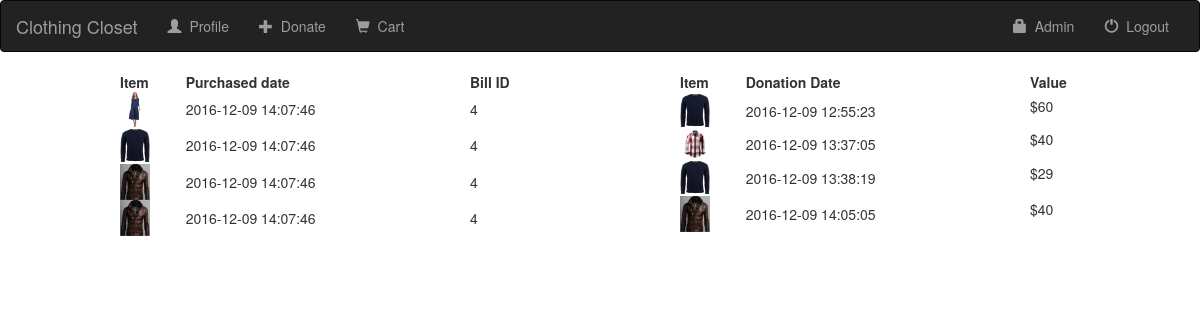
/profile.php (signed in), run on the app's committed database.
### tables this page shows
CREATE TABLE `purchase_history` (
  `billid` int(20) NOT NULL,
  `purchaseDate` timestamp NOT NULL DEFAULT CURRENT_TIMESTAMP,
  `itemid` int(20) NOT NULL,
  `personid` int(20) NOT NULL
);

CREATE TABLE `donation_history` (
  `personid` int(20) NOT NULL,
  `itemid` int(20) NOT NULL,
  `donationdate` timestamp NOT NULL DEFAULT CURRENT_TIMESTAMP,
  `valuedAt` double DEFAULT NULL
);

CREATE TABLE `item` (
  `id` int(20) NOT NULL,
  `item_type` varchar(30) NOT NULL,
  `color` varchar(10) NOT NULL,
  `size` varchar(20) NOT NULL,
  `brand` varchar(30) NOT NULL,
  `cond` varchar(20) NOT NULL,
  `category` varchar(10) NOT NULL,
  `item_value` double NOT NULL,
  `description` varchar(90) NOT NULL,
  `dateOfAcquiring` timestamp NOT NULL DEFAULT CURRENT_TIMESTAMP,
  `price` double DEFAULT NULL,
  `posteddate` date DEFAULT NULL,
  `status` tinyint(1) NOT NULL DEFAULT '0',
  `reduction` tinyint(1) NOT NULL DEFAULT '0',
  `sold` tinyint(1) DEFAULT '0'
);

### profile.php (the view, shortened to what this page needs)
<!DOCTYPE html>
<html>
<head>
<?php
  include 'header.php';
  ?>
</head>
<body>
      <?php
      include 'navbar.php'; ?>
      <table border="0" width="400px" style="float: left; margin-left: 10%">
        <thead>
          <tr>
            <th>Item</th>
            <th>Purchased date</th>
            <th>Bill ID</th>
          </tr>
        </thead>
      <tbody>
        <?php
        require 'util/connect.php';
        $person_id=$_SESSION ['user'];
        $sql="select itemid,purchaseDate,billid from purchase_history where personid='$person_id'";
        $result = $con->query ( $sql ) or die ( $con->connect_error );
        $count = $result->num_rows;
          If ($count > 0) {
            while ($row = $result->fetch_array ()) {
        ?>
        <tr>
          <?php
             $x=$row['purchaseDate'];
             $bill_id=$row['billid'];
             $itemid=$row['itemid'];
           ?>
             <td>
               <img src="uploads/<?php echo $itemid;?>.jpg" class="img-responsive" width="30px" height="30px">
             </td>
             <td><?php echo $x;?></td>
             <td width="50px"><?php echo $bill_id?></td>
        </tr>
        <?php
          }
          }
        ?>
      <table border="0" width="400px" style="margin-right:10%; float: right;">
        <thead>
          <tr>
            <th> Item </th>
            <th>Donation Date</th>
            <th>Value</th>
          </tr>
        </thead>
      <tbody>
        <?php
        require 'util/connect.php';
        $sql="select itemid,donationdate,valuedAt from donation_history where personid=$person_id";
        $result = $con->query ( $sql ) or die ( $con->connect_error );
        $count = $result->num_rows;
          If ($count > 0) {
            while ($row = $result->fetch_array ()) {
        ?>
        <tr>
          <?php
             $x=$row['donationdate'];
             $sql = "select id,price from item where dateOfAcquiring='$x';";
             $result1 = $con->query ( $sql ) or die ( $con->connect_error );
             $row1 = $result1->fetch_array ();
             $price=$row1['price'];
           ?>
             <td>
               <img src="uploads/<?php echo $row1['id']?>.jpg" class="img-responsive" width="30px" height="30px">
             </td>
             <td><?php echo $row['donationdate']; ?></td>
             <td width="50px"><?php echo "<p font-size:100%>"."$".$price."</p>"; ?></td>
        </tr>
        <?php
          }
          }
        ?>
      </tbody>
      </table>
  </body>
</html>

### data on the page
purchase_history: shows a picture, purchaseDate "2016-12-09 14:07:46", billid "4"
purchase_history: shows a picture, purchaseDate "2016-12-09 14:07:46", billid "4"
purchase_history: purchaseDate "2016-12-09 14:07:46", billid "4"
purchase_history: purchaseDate "2016-12-09 14:07:46", billid "4"
donation_history: donationdate "2016-12-09 12:55:23", itemid.price "60"
donation_history: shows a picture, donationdate "2016-12-09 13:37:05", itemid.price "40"
donation_history: donationdate "2016-12-09 13:38:19", itemid.price "29"
donation_history: shows a picture, donationdate "2016-12-09 14:05:05", itemid.price "40"
